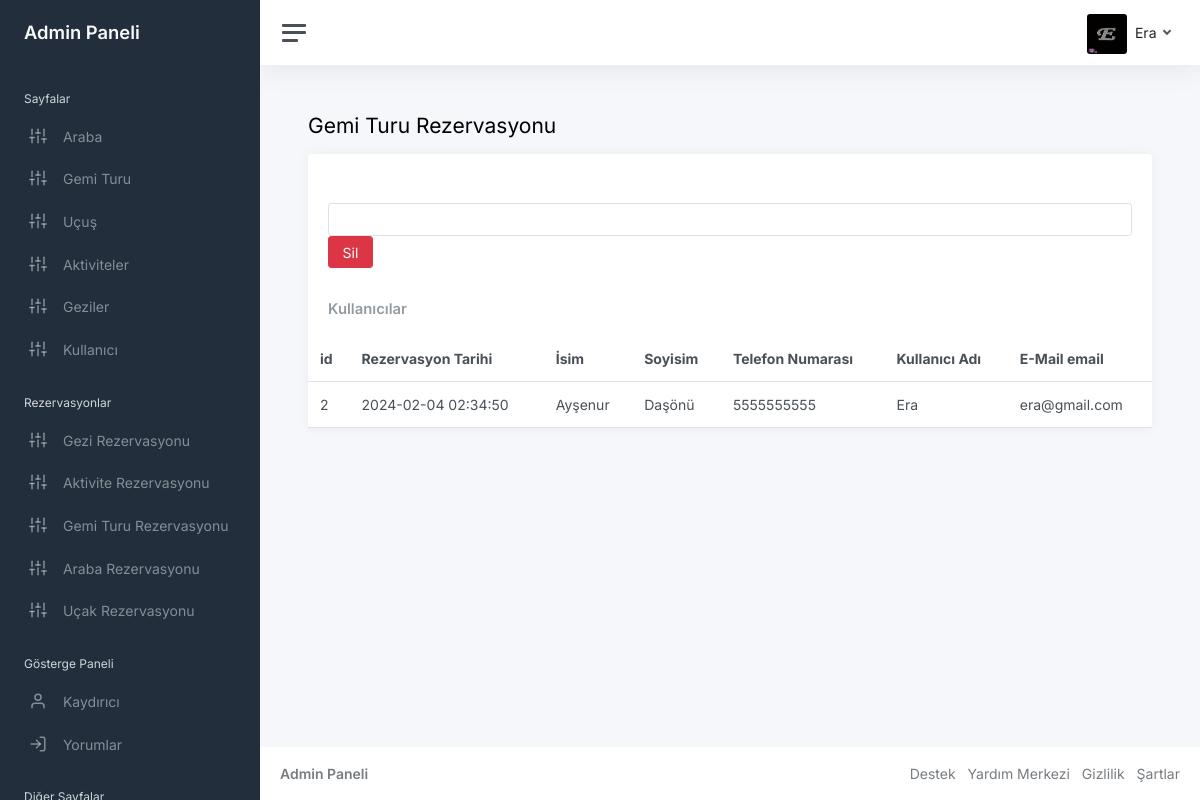
Page /admin/booking-cruise.php (signed in) on the committed database.
### tables this page shows
CREATE TABLE `bookings_cruise` (
  `booking_id` int(11) NOT NULL,
  `user_id` int(11) DEFAULT NULL,
  `cruise_id` int(11) DEFAULT NULL,
  `booking_date` timestamp NOT NULL DEFAULT current_timestamp(),
  `first_name` varchar(255) DEFAULT NULL,
  `last_name` varchar(255) DEFAULT NULL,
  `phone_number` varchar(15) DEFAULT NULL
);

CREATE TABLE `users` (
  `id` int(4) NOT NULL,
  `username` varchar(200) NOT NULL,
  `mypassword` varchar(200) NOT NULL,
  `email` varchar(200) NOT NULL,
  `create_at` timestamp NOT NULL DEFAULT current_timestamp(),
  `admin` int(3) NOT NULL
);

### admin/booking-cruise.php (the view, shortened to what this page needs)
<?php require "includes/header.php"?>
<main class="content">
				<div class="container-fluid p-0">
					<h1 class="h3 mb-3">Gemi Turu Rezervasyonu</h1>
					<div class="row">
						<div class="col-12">
							<div class="card">
							<div class="card-header">
</div>
							<div class="card-header">
							<form method="post">
							<input type="number" class="form-control" name="id">
<button name="submit"  class="btn btn-danger" type="submit" id="form_submit_button" class="form_submit_button button trans_200">Sil<span></span><span></span><span></span></button>
								</div>
								<div class="card-header">
									<h5 class="card-title mb-0">Kullanıcılar</h5>
								</div>
								<table class="table table-hover my-0">
									<thead>
										<tr>
                                        <th>id</th>
											<th>Rezervasyon Tarihi</th>
											<th class="d-none d-xl-table-cell">İsim</th>
											<th class="d-none d-xl-table-cell">Soyisim</th>
											<th>Telefon Numarası</th>
                                            <th>Kullanıcı Adı</th>
                                            <th>E-Mail email</th>
										</tr>
									</thead>
									<tbody>
<?php
try {
    $stmt= $conn->prepare("SELECT  bt.booking_id,  bt.booking_date, bt.first_name, bt.last_name, bt.phone_number, u.username, u.email, t.title, t.price
    FROM     bookings_cruise bt    INNER JOIN    users u ON bt.user_id = u.id    INNER JOIN    cruise t ON bt.cruise_id = t.id     ");
    $stmt ->execute();
    while($row = $stmt->fetch(PDO::FETCH_ASSOC)){
?>
										<tr>
										<td class="d-none d-xl-table-cell"><?php echo $row["booking_id"]; ?></td>
											<td class="d-none d-xl-table-cell"><?php echo $row["booking_date"]; ?></td>
                                            <td class="d-none d-xl-table-cell"><?php echo $row["first_name"]; ?></td>
                                            <td class="d-none d-xl-table-cell"><?php echo $row["last_name"]; ?></td>
                                            <td class="d-none d-xl-table-cell"><?php echo $row["phone_number"]; ?></td>
                                            <td class="d-none d-xl-table-cell"><?php echo $row["username"]; ?>  </td>
                                            <td class="d-none d-xl-table-cell"><?php echo $row["email"]; ?>  </td>
										</tr>
                                <?php
    }
}
catch(PDOException $e)
{
    echo "Error" .$e->getMessage();
}
                                ?>
									</tbody>
								</table>
							</div>
						</div>
					</div>
				</div>
			</main>
<?php require "includes/footer.php"?>

### rows in the picture
bookings_cruise: booking_id "2", booking_date "2024-02-04 02:34:50", first_name "Ayşenur", last_name "Daşönü", phone_number "5555555555", user.username "Era", user.email "era@gmail.com"

### other values in the picture
$_SESSION['admin'] "Era"
